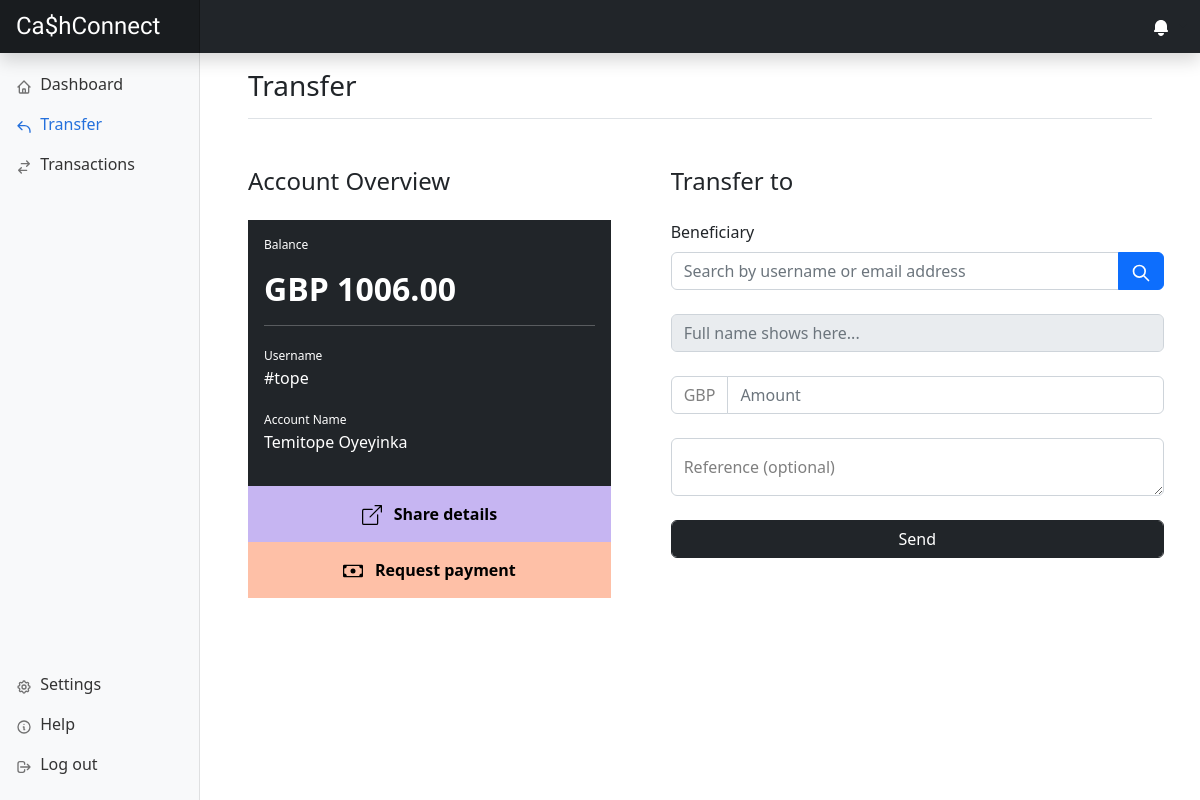
Before: /app/transfer (signed in) with the older database file.
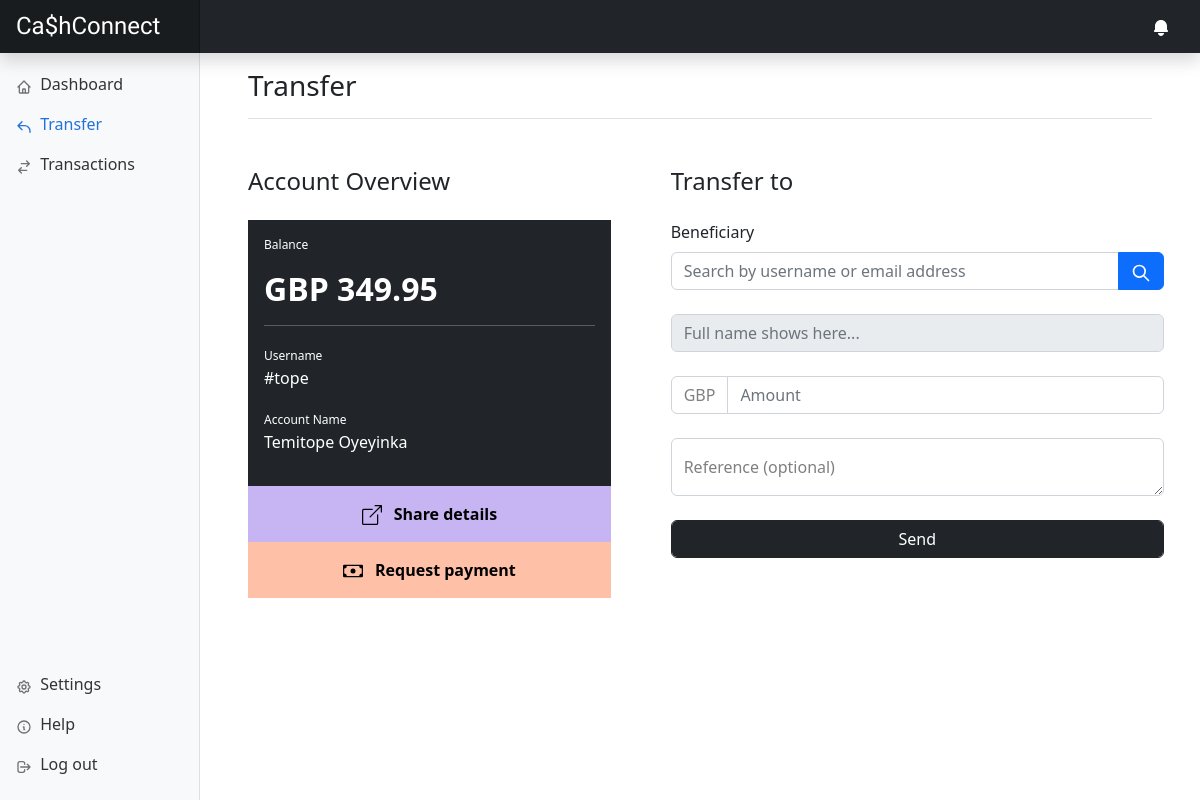
After: the same page with the newer database file.
### authy/models.py (models this page shows, shortened)
class UserWallet(models.Model):
    user = models.OneToOneField(CustomUser, on_delete=models.CASCADE, blank=False, null=False, unique=True)
    currency = models.ForeignKey(Currency, related_name="wallet_currency", on_delete=models.CASCADE, blank=True,
                                 null=True, )
    balance = models.DecimalField(default=0.00, max_digits=19, decimal_places=2)
    is_active = models.BooleanField(default=False)
    def __str__(self):
        return "{} {} wallet".format(self.user.username, self.currency.code.upper())

### payapp/views.py (the view)
# urls.py: path('transfer', transfer_page, name='transfer_page'),
def transfer_page(request, status='', msg=''):
    try:
        data = {}
        if request.user.is_authenticated:
            data["auth_user"] = request.user
            data["wallet"] = UserWallet.objects.filter(user=request.user).first()
            if str(data["wallet"].currency) == "US Dollars":
                data["currency_code"] = "usd"
            elif str(data["wallet"].currency) == "GB Pounds":
                data["currency_code"] = "gbp"
            elif str(data["wallet"].currency) == "Euros":
                data["currency_code"] = "eur"
            else:
                data["currency_code"] = "n/a"
            data["active_page"] = 'transfer'
            if status == 'success':
                data['error'] = True
                data['alert'] = False
                data['error_msg'] = msg
            elif status == 'failed':
                data['error'] = True
                data['alert'] = True
                data['error_msg'] = msg
            else:
                data['error'] = False
            print(data)
            print(status)
            print(msg)
            return render(request, "payapp/transfer.html", data)
        else:
            redirect("/login")
    except Exception as e:
        print("{}".format(str(e)))

### currency/models.py (called while the page is built)
    def __str__(self):
        return self.name

### register/models.py (called while the page is built)
    def __str__(self):
        return self.email

### templates/payapp/transfer.html (shortened to what the changed rows need)
{% extends "base/base.html" %}
{% load static %}
{%  block content %}
<div class="container-fluid">
    <div class="row">
        <main class="col-md-9 ms-sm-auto col-lg-10 px-md-5">
            <div class="row">
                <div class="col-md-12 col-lg-5 col-xl-5 col-xxl-4">
                    <div class="bg-dark text-white">
                        <div class="p-3">
                            <p class="fw-lighter" style="font-size: 12px;">Balance</p>
                            <h2 class="fw-bold">{{currency_code.upper}} {{ wallet.balance }}</h2>
                            <hr>
                            <span class="fw-lighter" style="font-size: 12px;">Username</span>
                            <p>{{ auth_user.username }}</p><span class="fw-lighter" style="font-size: 12px;">Account Name</span>
                            <p>{{ auth_user.first_name }} {{ auth_user.last_name}}</p>
                        </div>
                    </div>
                </div>
            </div>
        </main>
    </div>
</div>
{%  endblock  %}

Changed rows visible on the page:
changed UserWallet: balance "1006.00" → "349.95"
